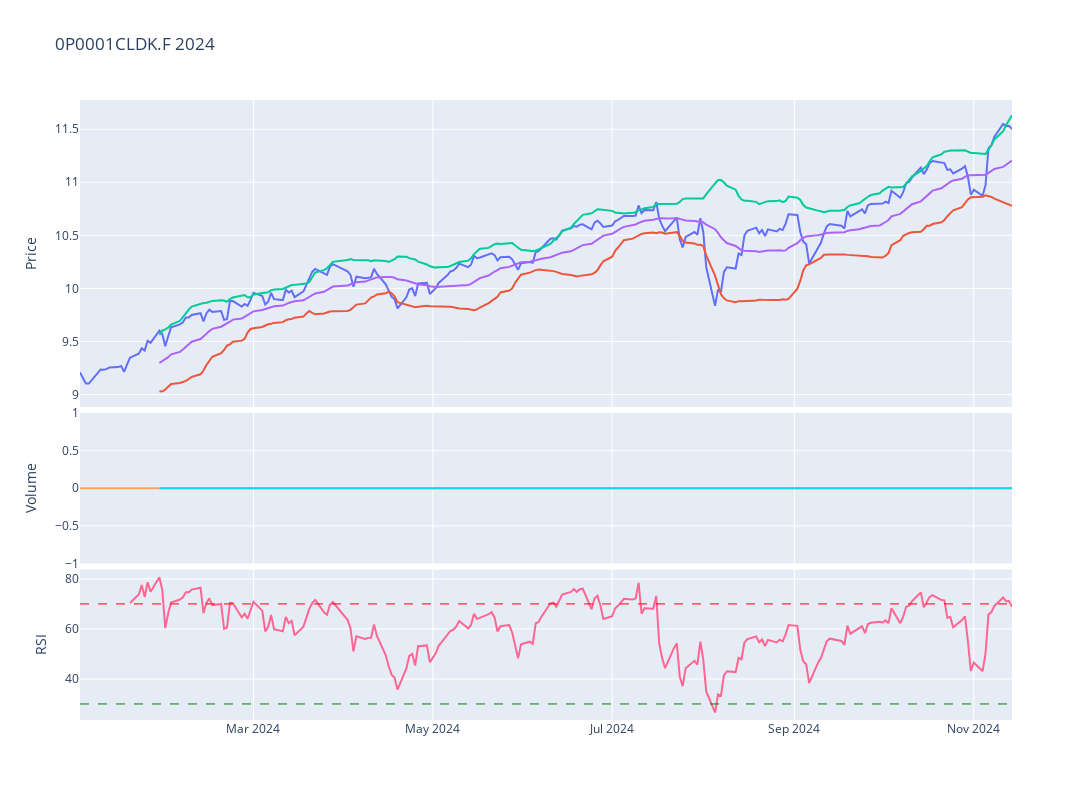

The notebook cell this image was saved under:
### Code cell
# Plot the adjusted close price
fig = make_subplots(rows=4, cols=1,shared_xaxes=True,vertical_spacing=0.01,specs=[[{'rowspan':2,'colspan':1}],[None],[{'rowspan':1,'colspan':1}],[{'rowspan':1,'colspan':1}]])

# Graph (1,1)
fig.add_trace(go.Scatter(x=stock_ticker['Adj Close'].loc[year].index,y=stock_ticker['Adj Close'].loc[year],mode="lines",name=f'{ticker}'),row=1,col=1)
fig.add_trace(go.Scatter(x=stock_ticker['BB_Lower'].loc[year].index,y=stock_ticker['BB_Lower'].loc[year],mode="lines",name='BB_Lower'),row=1,col=1)
fig.add_trace(go.Scatter(x=stock_ticker['BB_Upper'].loc[year].index,y=stock_ticker['BB_Upper'].loc[year],mode="lines",name='BB_Upper'),row=1,col=1)
fig.add_trace(go.Scatter(x=stock_ticker['MMA20'].loc[year].index,y=stock_ticker['MMA20'].loc[year],mode="lines",name='MMA20'),row=1,col=1)
# Update xaxis properties
fig.update_yaxes(title_text="Price", row=1, col=1)

# Graph (3,1)
fig.add_trace(go.Scatter(x=stock_ticker['Volume'].loc[year].index,y=stock_ticker['Volume'].loc[year],mode="lines",name='Volume'),row=3, col=1)
fig.add_trace(go.Scatter(x=stock_ticker['Volume'].loc[year].index,y=stock_ticker['Volume'].loc[year].rolling(20).mean(),mode="lines",name='MMA20'),row=3,col=1)
fig.update_yaxes(title_text="Volume", row=3, col=1)

# Graph (4,1)
fig.add_trace(go.Scatter(x=stock_ticker['RSI'].loc[year].index,y=stock_ticker['RSI'].loc[year],mode="lines",name='RSI'),row=4, col=1)
fig.add_hline(y=30, line_width=1, line_dash="dash", line_color="green",row=4,col=1)
fig.add_hline(y=70, line_width=1, line_dash="dash", line_color="red",row=4,col=1)
fig.update_yaxes(title_text="RSI", row=4, col=1)

fig.update_layout(height=800, width=1300,showlegend=False,title=f"{ticker} {year}")

fig.show()

### Figure 1 — Plotly figure (JSON) as saved in the notebook; plotly's stock layout.template omitted (floating-point values rounded to 4 significant figures; data arrays with more than 128 entries replaced by an {"elided": "..."} marker saying what was removed)
{"data": [{"mode": "lines", "name": "0P0001CLDK.F", "type": "scatter", "x": {"elided": "225 str values"}, "xaxis": "x", "y": {"elided": "225 float values"}, "yaxis": "y"}, {"mode": "lines", "name": "BB_Lower", "type": "scatter", "x": {"elided": "225 str values"}, "xaxis": "x", "y": {"elided": "225 float values"}, "yaxis": "y"}, {"mode": "lines", "name": "BB_Upper", "type": "scatter", "x": {"elided": "225 str values"}, "xaxis": "x", "y": {"elided": "225 float values"}, "yaxis": "y"}, {"mode": "lines", "name": "MMA20", "type": "scatter", "x": {"elided": "225 str values"}, "xaxis": "x", "y": {"elided": "225 float values"}, "yaxis": "y"}, {"mode": "lines", "name": "Volume", "type": "scatter", "x": {"elided": "225 str values"}, "xaxis": "x2", "y": {"elided": "225 int values"}, "yaxis": "y2"}, {"mode": "lines", "name": "MMA20", "type": "scatter", "x": {"elided": "225 str values"}, "xaxis": "x2", "y": {"elided": "225 int values"}, "yaxis": "y2"}, {"mode": "lines", "name": "RSI", "type": "scatter", "x": {"elided": "225 str values"}, "xaxis": "x3", "y": {"elided": "225 float values"}, "yaxis": "y3"}], "layout": {"height": 800, "shapes": [{"line": {"color": "green", "dash": "dash", "width": 1}, "type": "line", "x0": 0, "x1": 1, "xref": "x3 domain", "y0": 30, "y1": 30, "yref": "y3"}, {"line": {"color": "red", "dash": "dash", "width": 1}, "type": "line", "x0": 0, "x1": 1, "xref": "x3 domain", "y0": 70, "y1": 70, "yref": "y3"}], "showlegend": false, "title": {"text": "0P0001CLDK.F 2024"}, "width": 1300, "xaxis": {"anchor": "y", "domain": [0, 1], "matches": "x3", "showticklabels": false}, "xaxis2": {"anchor": "y2", "domain": [0, 1], "matches": "x3", "showticklabels": false}, "xaxis3": {"anchor": "y3", "domain": [0, 1]}, "yaxis": {"anchor": "x", "domain": [0.505, 1], "title": {"text": "Price"}}, "yaxis2": {"anchor": "x2", "domain": [0.2525, 0.495], "title": {"text": "Volume"}}, "yaxis3": {"anchor": "x3", "domain": [0, 0.2425], "title": {"text": "RSI"}}}}
